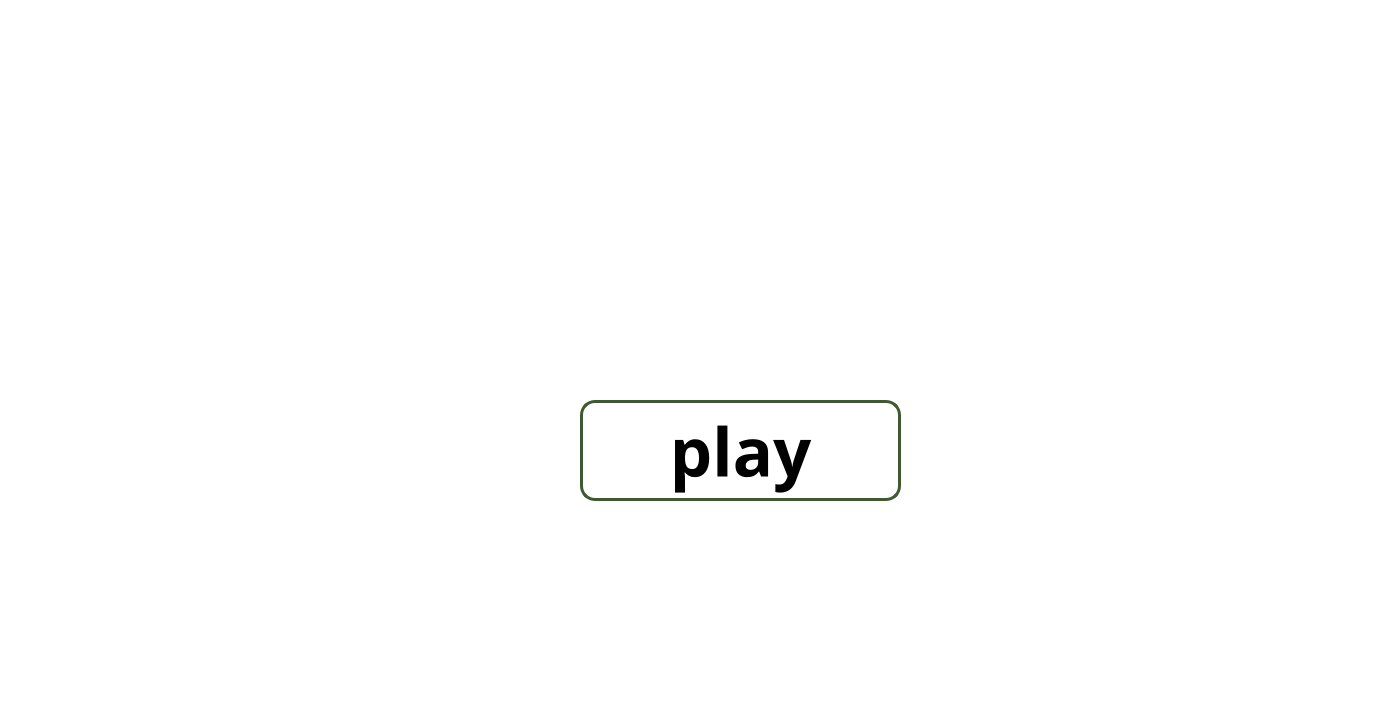
<?xml version="1.0" encoding="UTF-8"?>
<ui version="4.0">
 <class>MainWindow</class>
 <widget class="QMainWindow" name="MainWindow">
  <property name="windowModality">
   <enum>Qt::WindowModality::WindowModal</enum>
  </property>
  <property name="enabled">
   <bool>true</bool>
  </property>
  <property name="geometry">
   <rect>
    <x>0</x>
    <y>0</y>
    <width>1382</width>
    <height>702</height>
   </rect>
  </property>
  <property name="sizePolicy">
   <sizepolicy hsizetype="Fixed" vsizetype="Preferred">
    <horstretch>0</horstretch>
    <verstretch>0</verstretch>
   </sizepolicy>
  </property>
  <property name="minimumSize">
   <size>
    <width>800</width>
    <height>600</height>
   </size>
  </property>
  <property name="maximumSize">
   <size>
    <width>1600</width>
    <height>1000</height>
   </size>
  </property>
  <property name="font">
   <font>
    <family>Symbol</family>
    <pointsize>35</pointsize>
    <bold>false</bold>
   </font>
  </property>
  <property name="cursor">
   <cursorShape>PointingHandCursor</cursorShape>
  </property>
  <property name="mouseTracking">
   <bool>true</bool>
  </property>
  <property name="tabletTracking">
   <bool>true</bool>
  </property>
  <property name="focusPolicy">
   <enum>Qt::FocusPolicy::NoFocus</enum>
  </property>
  <property name="acceptDrops">
   <bool>true</bool>
  </property>
  <property name="windowTitle">
   <string>wellcome</string>
  </property>
  <property name="layoutDirection">
   <enum>Qt::LayoutDirection::LeftToRight</enum>
  </property>
  <property name="autoFillBackground">
   <bool>false</bool>
  </property>
  <property name="styleSheet">
   <string notr="true">QMainWindow {
    background-color: white;
}
</string>
  </property>
  <property name="locale">
   <locale language="English" country="UnitedStates"/>
  </property>
  <property name="iconSize">
   <size>
    <width>30</width>
    <height>30</height>
   </size>
  </property>
  <widget class="QWidget" name="widget">
   <property name="sizePolicy">
    <sizepolicy hsizetype="Expanding" vsizetype="Expanding">
     <horstretch>0</horstretch>
     <verstretch>0</verstretch>
    </sizepolicy>
   </property>
   <layout class="QGridLayout" name="gridLayout">
    <property name="leftMargin">
     <number>0</number>
    </property>
    <property name="topMargin">
     <number>0</number>
    </property>
    <property name="rightMargin">
     <number>0</number>
    </property>
    <property name="bottomMargin">
     <number>0</number>
    </property>
    <property name="spacing">
     <number>0</number>
    </property>
    <item row="0" column="0">
     <widget class="QStackedWidget" name="stackedWidget">
      <property name="enabled">
       <bool>true</bool>
      </property>
      <property name="font">
       <font>
        <family>W_adib</family>
        <pointsize>40</pointsize>
        <bold>false</bold>
       </font>
      </property>
      <property name="styleSheet">
       <string notr="true">#page {
  background-color: lightblue; /* رنگ پس‌زمینه */
  background-image:  url(:/new/prefix1/bc.png); /* تصویر پس‌زمینه */
  background-repeat: no-repeat; /* جلوگیری از تکرار تصویر */
  background-position: center; /* موقعیت تصویر */
}</string>
      </property>
      <property name="currentIndex">
       <number>0</number>
      </property>
      <widget class="QWidget" name="wellcome">
       <property name="sizePolicy">
        <sizepolicy hsizetype="Fixed" vsizetype="Fixed">
         <horstretch>0</horstretch>
         <verstretch>0</verstretch>
        </sizepolicy>
       </property>
       <property name="minimumSize">
        <size>
         <width>0</width>
         <height>0</height>
        </size>
       </property>
       <property name="styleSheet">
        <string notr="true">#wellcome {
   background-image: url(:/new/prefix1/www.webp);
         background-repeat: no-repeat;
         background-position: center;
         background-size: contain;
         background-attachment: fixed;

}
</string>
       </property>
       <widget class="QPushButton" name="pushButton">
        <property name="geometry">
         <rect>
          <x>580</x>
          <y>400</y>
          <width>321</width>
          <height>101</height>
         </rect>
        </property>
        <property name="font">
         <font>
          <family>Gill Sans</family>
          <pointsize>50</pointsize>
          <bold>true</bold>
         </font>
        </property>
        <property name="styleSheet">
         <string notr="true">QPushButton {
    background: qlineargradient(x1: 0, y1: 0, x2: 0, y2: 1,
                                   stop: 0 #A9F08E, stop: 1 #6AD84F);
    color: black;
    border: 3px solid #3F5931;
    border-radius: 15px;
    padding: 5px;
    box-shadow: 0px 2px 5px rgba(0, 0, 0, 0.3); /* سایه بیرونی */
}

QPushButton:hover {
    background: qlineargradient(x1: 0, y1: 0, x2: 0, y2: 1,
                                   stop: 0 #B7D99D, stop: 1 #74B158);
}

QPushButton:pressed {
    background: qlineargradient(x1: 0, y1: 0, x2: 0, y2: 1,
                                   stop: 0 #6AA84F, stop: 1 #548235);
    box-shadow: inset 0px 1px 3px rgba(0, 0, 0, 0.4); /* سایه داخلی */
}</string>
        </property>
        <property name="text">
         <string>play</string>
        </property>
       </widget>
      </widget>
      <widget class="QWidget" name="page">
       <property name="styleSheet">
        <string notr="true">#page {
        background-image: url(:/new/prefix1/nn.webp);
        background-repeat: no-repeat;
        background-position: center;
        background-size: contain;
        background-attachment: fixed;
        }</string>
       </property>
       <widget class="QLineEdit" name="lineEdit">
        <property name="geometry">
         <rect>
          <x>290</x>
          <y>510</y>
          <width>331</width>
          <height>71</height>
         </rect>
        </property>
        <property name="font">
         <font>
          <family>W_adib</family>
          <pointsize>30</pointsize>
          <bold>false</bold>
         </font>
        </property>
        <property name="text">
         <string/>
        </property>
       </widget>
       <widget class="QLineEdit" name="lineEdit_2">
        <property name="geometry">
         <rect>
          <x>820</x>
          <y>510</y>
          <width>311</width>
          <height>71</height>
         </rect>
        </property>
        <property name="font">
         <font>
          <family>W_adib</family>
          <pointsize>30</pointsize>
          <bold>false</bold>
         </font>
        </property>
        <property name="text">
         <string/>
        </property>
       </widget>
       <widget class="QPushButton" name="pushButton_1">
        <property name="geometry">
         <rect>
          <x>550</x>
          <y>680</y>
          <width>351</width>
          <height>91</height>
         </rect>
        </property>
        <property name="font">
         <font>
          <family>W_afrigha</family>
          <pointsize>50</pointsize>
          <bold>true</bold>
         </font>
        </property>
        <property name="styleSheet">
         <string notr="true">QPushButton {
    background: qlineargradient(x1: 0, y1: 0, x2: 0, y2: 1,
                                stop: 0 #F3D9A4, stop: 1 #C49E60);
    color: #3A220A;  /* پررنگ‌تر برای فونت */
    border: 4px solid #3A220A;  /* ضخامت و تیرگی بیشتر حاشیه */
    border-radius: 18px;  /* گوشه‌های گردتر و نرم‌تر */
    padding: 8px 16px;
    font-weight: bold;
    box-shadow: 0px 3px 6px rgba(0, 0, 0, 0.35);
}

QPushButton:hover {
    background: qlineargradient(x1: 0, y1: 0, x2: 0, y2: 1,
                                stop: 0 #F8E3B6, stop: 1 #B88C4E);
    border: 4px solid #2A1607;
    color: #2A1607;
}

QPushButton:pressed {
    background: qlineargradient(x1: 0, y1: 0, x2: 0, y2: 1,
                                stop: 0 #B88C4E, stop: 1 #8B6A3E);
    border: 4px solid #1E0E03;
    color: #1E0E03;
    box-shadow: inset 0px 2px 4px rgba(0, 0, 0, 0.5);
}
</string>
        </property>
        <property name="text">
         <string>continue</string>
        </property>
       </widget>
      </widget>
      <widget class="QWidget" name="game">
       <widget class="QGraphicsView" name="game_2">
        <property name="geometry">
         <rect>
          <x>200</x>
          <y>120</y>
          <width>1101</width>
          <height>581</height>
         </rect>
        </property>
       </widget>
      </widget>
     </widget>
    </item>
   </layout>
  </widget>
 </widget>
 <resources/>
 <connections/>
</ui>
